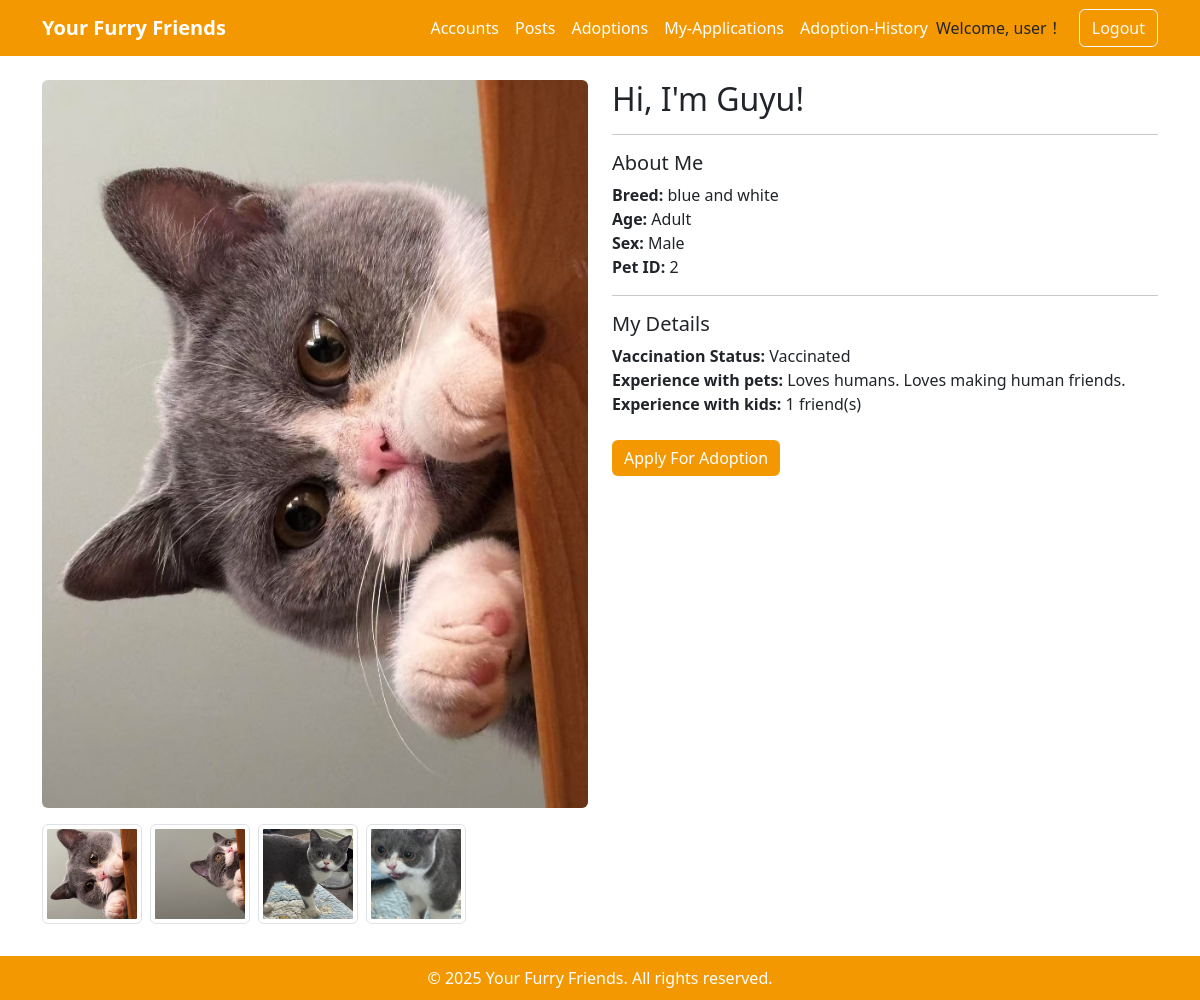
Screenshot of /adoptions/pet/2/ (signed in) with the database file from the repository.
### accounts/models.py (models this page shows, shortened)
class User(AbstractUser):
    email = models.EmailField(unique=False, blank=True, null=True) # 改为了false（允许了多个用户注册）
    username = models.CharField(max_length=50, unique=True)  # 自定义用户名长度
    phone_no = models.CharField(max_length=15, unique=True, null=True, blank=True)
    address = models.TextField(null=True, blank=True)
    birthday = models.DateField(null=True, blank=True)
    title = models.CharField(max_length=50, null=True, blank=True)
    user_type = models.CharField(
        max_length=20,
        choices=[('User', 'User'), ('Admin', 'Admin')],
        default='User'
    )  # 用户类型（普通用户 / 管理员）
    status = models.CharField(
        max_length=10,
        choices=[('Active', 'Active'), ('Banned', 'Banned')],
        default='Active'
    )  # 用户状态
    user_image = models.ImageField(upload_to='user_images/', null=True, blank=True)
    created_at = models.DateTimeField(auto_now_add=True)
    updated_at = models.DateTimeField(auto_now=True)

### posts/models.py (models this page shows, shortened)
class PetImage(models.Model):
    pet_image_id = models.AutoField(primary_key=True)
    pet = models.ForeignKey(Pet, on_delete=models.CASCADE, related_name="images")
    pet_image = models.ImageField(upload_to='pet_images/', null=True, blank=True)

class Pet(models.Model):
    pet_id = models.AutoField(primary_key=True)
    name = models.CharField(max_length=100)
    sex = models.CharField(max_length=10, choices=[('Male', 'Male'), ('Female', 'Female')])
    age = models.CharField(max_length=10, choices=[('Young', 'Young'), ('Adult', 'Adult')])
    weight = models.FloatField()
    breed = models.CharField(max_length=100, blank=True, null=True)
    size = models.CharField(max_length=50, choices=[('Small', 'Small'), ('Medium', 'Medium'), ('Large', 'Large')])
    status = models.CharField(max_length=20, choices=[('Available', 'Available'), ('Adopted', 'Adopted')], default='Available')
    posted_by = models.ForeignKey(settings.AUTH_USER_MODEL, on_delete=models.CASCADE)  # 关联用户
    created_at = models.DateTimeField(auto_now_add=True)
    type = models.CharField(max_length=50, choices=[('Dog', 'Dog'), ('Cat', 'Cat')])

class PostPetInfo(models.Model):
    post_info_id = models.AutoField(primary_key=True)
    pet = models.ForeignKey(Pet, on_delete=models.CASCADE)  # 🐶 关联宠物信息
    user = models.ForeignKey(
        settings.AUTH_USER_MODEL,  # ✅ 这里用 `settings.AUTH_USER_MODEL`
        on_delete=models.CASCADE,
        related_name="posted_pets",
        null = True,
        blank = True
    )  # ✅ **确保正确关联 `accounts.User`**
    email = models.EmailField(max_length=254, blank=True, null=True)  # ✅新增Email字段
    home_type = models.CharField(max_length=20,
                                 choices=[('Apartment', 'Apartment'), ('House', 'House'),
                                          ('Townhouse', 'Townhouse'), ('Farm/Rural', 'Farm/Rural')],
                                 default='Apartment'
                                 )
    home_ownership = models.CharField(max_length=20,
                                      choices=[('Own', 'Own'), ('Rent', 'Rent'),
                                          ('Living with parents', 'Living with parents'), ('Other', 'Other')],
                                      default='Own'
                                      )
    has_other_pets = models.TextField(blank=True, null=True)
    has_children = models.CharField(max_length=10,
                                      choices=[('0', '0'), ('1', '1'),
                                           ('2', '2'), ('3', '3'),
                                           ('4', '4'), ('5', '5')],
                                      default='0'
                                      )
    experience_with_pets = models.TextField(blank=True, null=True)
    reason_for_fostering = models.TextField(blank=True, null=True)
    pet_passport = models.TextField(blank=True, null=True)
    vaccinated = models.CharField(max_length=20,
                                 choices=[('Yes', 'Yes'), ('No', 'No'),
                                         ],
                                 default='No'
                                 )
    status = models.CharField(
        max_length=20, choices=[('Pending', 'Pending'), ('Approved', 'Approved'), ('Rejected', 'Rejected')],
        default='Pending'
    )  # 📌 **审核状态**
    created_at = models.DateTimeField(auto_now_add=True)
    review_time = models.DateTimeField(null=True, blank=True)

### adoptions/views.py (the view)
# urls.py: path('pet/<int:pet_id>/', views.pet_detail, name='pet_detail'),
@login_required
def pet_detail(request, pet_id):
    pet = get_object_or_404(Pet, pet_id=pet_id)
    pet_info = PostPetInfo.objects.get(pet_id=pet_id)
    images = pet.images.all()
    context = {
        'pet': pet,
        'images': images,
        'pet_info': pet_info,
    }
    return render(request, 'adoptions/pet_detail.html', context)

### templates/adoptions/pet_detail.html (shortened to what this page needs)
{% extends 'adoptions/base.html' %}
{% load static %}
{% block content %}
<div class="container mt-4">
  <div class="row">
    <div class="col-md-6">
      {% with pet.images.all as all_images %}
  {% if all_images %}
    {% with all_images|first as main_image %}
      <div class="mb-3">
        <img src="{{ main_image.pet_image.url }}" class="img-fluid rounded" alt="{{ pet.name }} Main">
      </div>
    {% endwith %}
    <div class="d-flex flex-wrap">
      {% for image in all_images %}
        <img
          src="{{ image.pet_image.url }}"
          class="img-thumbnail me-2 mb-2"
          style="width: 100px; height: 100px; object-fit: cover;"
          alt="{{ pet.name }} Thumbnail"
        >
      {% endfor %}
    </div>
  {% else %}
    <div class="mb-3">
      <img src="{% static 'images/default_pet.jpg' %}" class="img-fluid rounded" alt="{{ pet.name }} Main">
    </div>
  {% endif %}
{% endwith %}
    </div>
<div class="col-md-6">
  <h2>Hi, I'm {{ pet.name }}!</h2>
  <hr>
  <h5>About Me</h5>
  <ul class="list-unstyled">
    <li><strong>Breed:</strong> {{ pet.breed }}</li>
    <li><strong>Age:</strong>
      {% if pet.age|default:0 <= 2 %}Young{% else %}Adult{% endif %}
    </li>
    <li><strong>Sex:</strong> {{ pet.sex }}</li>
    <li><strong>Pet ID:</strong> {{ pet.pet_id }}</li>
  </ul>
  <hr>
  <h5>My Details</h5>
  <ul class="list-unstyled">
    <li><strong>Vaccination Status:</strong>
        {% if pet_info.vaccinated == 'Yes' %}
            Vaccinated
        {% else %}
            Not Vaccinated
        {% endif %}
    </li>
    <li><strong>Experience with pets:</strong>
        {{  pet_info.experience_with_pets }}
    </li>
    <li><strong>Experience with kids:</strong>
        {{pet_info.has_children }} friend(s)
    </li>
  </ul>
  <div class="mt-4">
    <a href="{% url 'adoptions:apply_for_adoption' pet_id=pet.pet_id %}" class="btn btn-orange">Apply For Adoption</a>
  </div>
</div>
  </div>
</div>
{% endblock %}

### templates/adoptions/base.html (shortened to what this page needs)
{% load static %}
<!DOCTYPE html>
<html lang="en">
<head>
  <link
    href="https://cdn.jsdelivr.net/npm/bootstrap@5.2.3/dist/css/bootstrap.min.css"
    rel="stylesheet"
  >
</head>
<body>
<nav class="navbar navbar-expand-lg">
  <div class="container">
    <a class="navbar-brand fw-bold" href={%  url 'adoptions:available_pets' %}>Your Furry Friends</a>
    <div class="collapse navbar-collapse" id="navbarNav">
      <ul class="navbar-nav ms-auto">
          <li class="nav-item">
          <a class="nav-link" href={% url 'accounts:profile' %}>Accounts</a>
        </li>
        <li class="nav-item">
          <a class="nav-link" href={% url 'posts:postPet' %}>Posts</a>
        </li>
        <li class="nav-item">
          <a class="nav-link" href={% url 'adoptions:available_pets' %}> Adoptions</a>
        </li>
        <li class="nav-item">
          <a class="nav-link" href={% url 'adoptions:my_application' %}>My-Applications</a>
        </li>
        <li class="nav-item">
          <a class="nav-link" href={% url 'adoptions:adoption_history' %}>Adoption-History</a>
        </li>
          <div class="d-flex align-items-center">
        {% if user.is_authenticated %}
          <span class="me-3">Welcome, {{ user.username }}！</span>
          <form method="post" action="{% url 'accounts:yfLogin' %}" class="mb-0">
            <button type="submit" class="btn btn-outline-light">Logout</button>
          </form>
        {% else %}
          <a class="nav-link" href="{% url 'accounts:yfLogin' %}">Login</a>
        {% endif %}
      </div>
      </ul>
    </div>
  </div>
</nav>
<main class="my-4">
  {% block content %}{% endblock %}
</main>
<footer>
  <div class="container">
    <p class="mb-0">© 2025 Your Furry Friends. All rights reserved.</p>
  </div>
</footer>
</body>
</html>

### templates/adoptions/base.html (style rules this page uses)
:root { --main-orange: #f39800; }
.navbar { background-color: var(--main-orange); }
.navbar .navbar-brand, .navbar .nav-link { color: #fff !important; }
.btn-orange { background-color: var(--main-orange); color: #fff; border: none; }
footer { background-color: var(--main-orange); color: #fff; padding: 10px 0; text-align: center; margin-top: 20px; }

### rows the page displays
User: username "user"
PetImage: pet_image (picture)
PetImage: pet_image (picture)
PetImage: pet_image (picture)
PetImage: pet_image (picture)
Pet: name "Guyu", breed "blue and white", sex "Male", pet_id "2"
PostPetInfo: experience_with_pets "Loves humans. Loves making human friends.", has_children "1"
